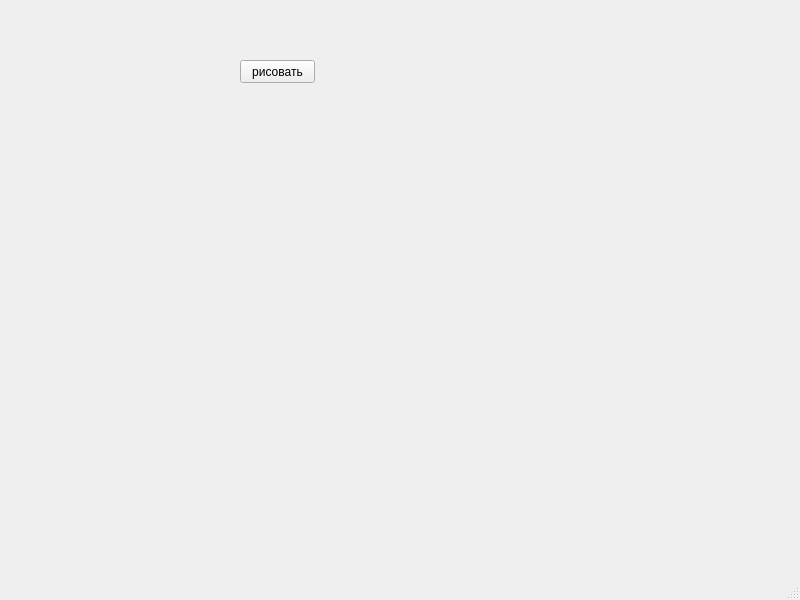
<?xml version="1.0" encoding="UTF-8"?>
<ui version="4.0">
 <class>MainWindow</class>
 <widget class="QMainWindow" name="MainWindow">
  <property name="geometry">
   <rect>
    <x>0</x>
    <y>0</y>
    <width>800</width>
    <height>600</height>
   </rect>
  </property>
  <property name="windowTitle">
   <string>MainWindow</string>
  </property>
  <widget class="QWidget" name="centralwidget">
   <widget class="QPushButton" name="pushButton">
    <property name="geometry">
     <rect>
      <x>240</x>
      <y>60</y>
      <width>75</width>
      <height>23</height>
     </rect>
    </property>
    <property name="text">
     <string>рисовать</string>
    </property>
   </widget>
  </widget>
  <widget class="QMenuBar" name="menubar">
   <property name="geometry">
    <rect>
     <x>0</x>
     <y>0</y>
     <width>800</width>
     <height>20</height>
    </rect>
   </property>
  </widget>
  <widget class="QStatusBar" name="statusbar"/>
 </widget>
 <resources/>
 <connections/>
</ui>
